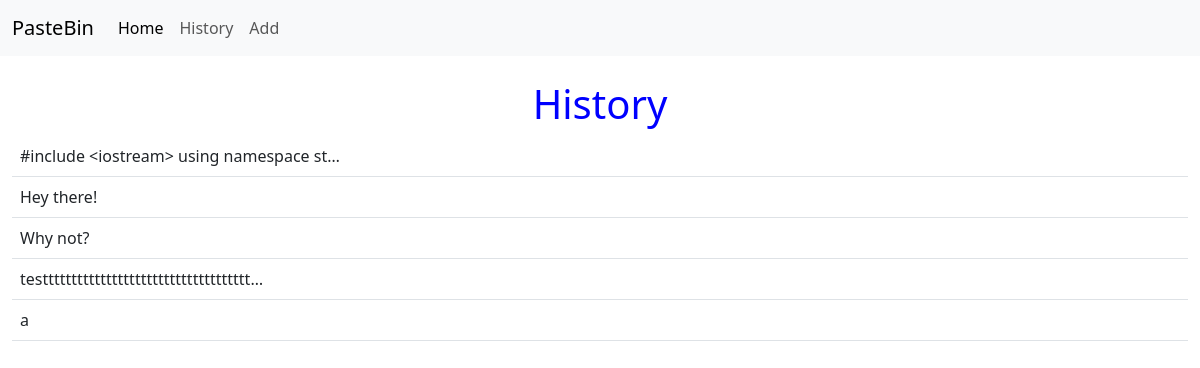
Page /history on the earlier database version.
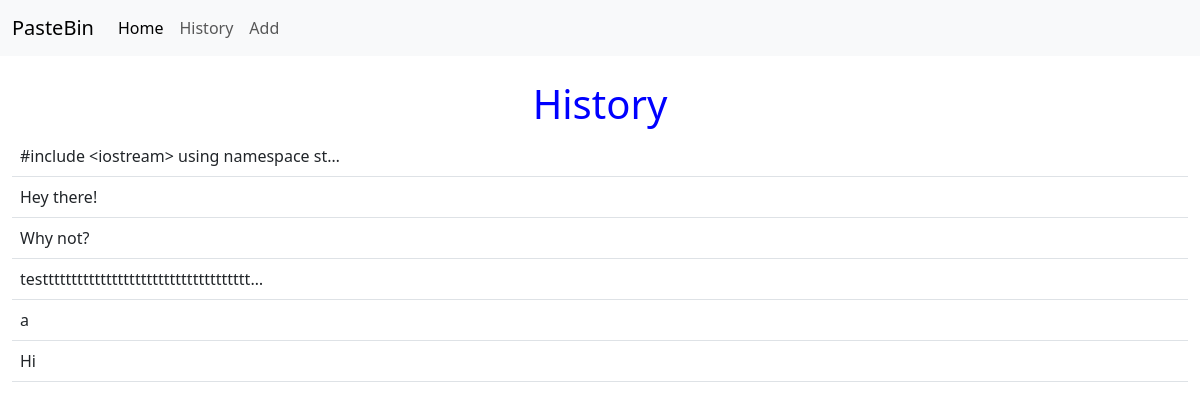
Same page on the later database version.
### MyPasteBin/models.py (models this page shows, shortened)
class text(models.Model):
    content = models.TextField()

### MyPasteBin/views.py (the view)
# urls.py: path('history', views.history, name='history'),
def history(request):
    pastebins = text.objects.all()
    return render(request, 'history.html', {'pastebins': pastebins})

### MyPasteBin/templates/history.html (shortened to what this page needs)
{% extends 'base.html' %}
{% block content %}
    <h1>History</h1>
    <table class="table table-hover table-responsive">
        <tbody>
            {% for element in pastebins %}
                <tr>
                    <td>
                        <a class="nav-link" href="{% url 'bin' element.id %}">{{ element.content|truncatechars:40 }}</a>
                    </td>
                </tr>
            {% endfor %}
    </table>
{% endblock %}

### MyPasteBin/templates/base.html (shortened to what this page needs)
{% load static %}
<!doctype html>
<html lang="en">
    <head>
    <link href="https://cdn.jsdelivr.net/npm/bootstrap@5.3.0/dist/css/bootstrap.min.css" rel="stylesheet">
    <link rel="stylesheet" type="text/css" href="{% static 'style.css' %}">
</head>
<body>
    {% include 'navbar.html' %}
    <br>
    <center>
        <div class="container-fluid">
            {% block content %}
            {% endblock %}
        </div>
    </center>
  </body>
</html>

### MyPasteBin/templates/navbar.html (shortened to what this page needs)
<nav class="navbar navbar-expand-lg bg-body-tertiary">
  <div class="container-fluid">
    <a class="navbar-brand" href="{% url 'index' %}">PasteBin</a>
    <div class="collapse navbar-collapse" id="navbarNavAltMarkup">
      <div class="navbar-nav">
        <a class="nav-link active" aria-current="page" href="{% url 'index' %}">Home</a>
        <a class="nav-link" href="{% url 'history' %}">History</a>
        <a class="nav-link" href="{% url 'add' %}">Add</a>
      </div>
    </div>
  </div>
</nav>

### MyPasteBin/static/style.css (style rules this page uses)
h1 { color: blue; }

Differences in the rows shown:
added text: content "Hi"
